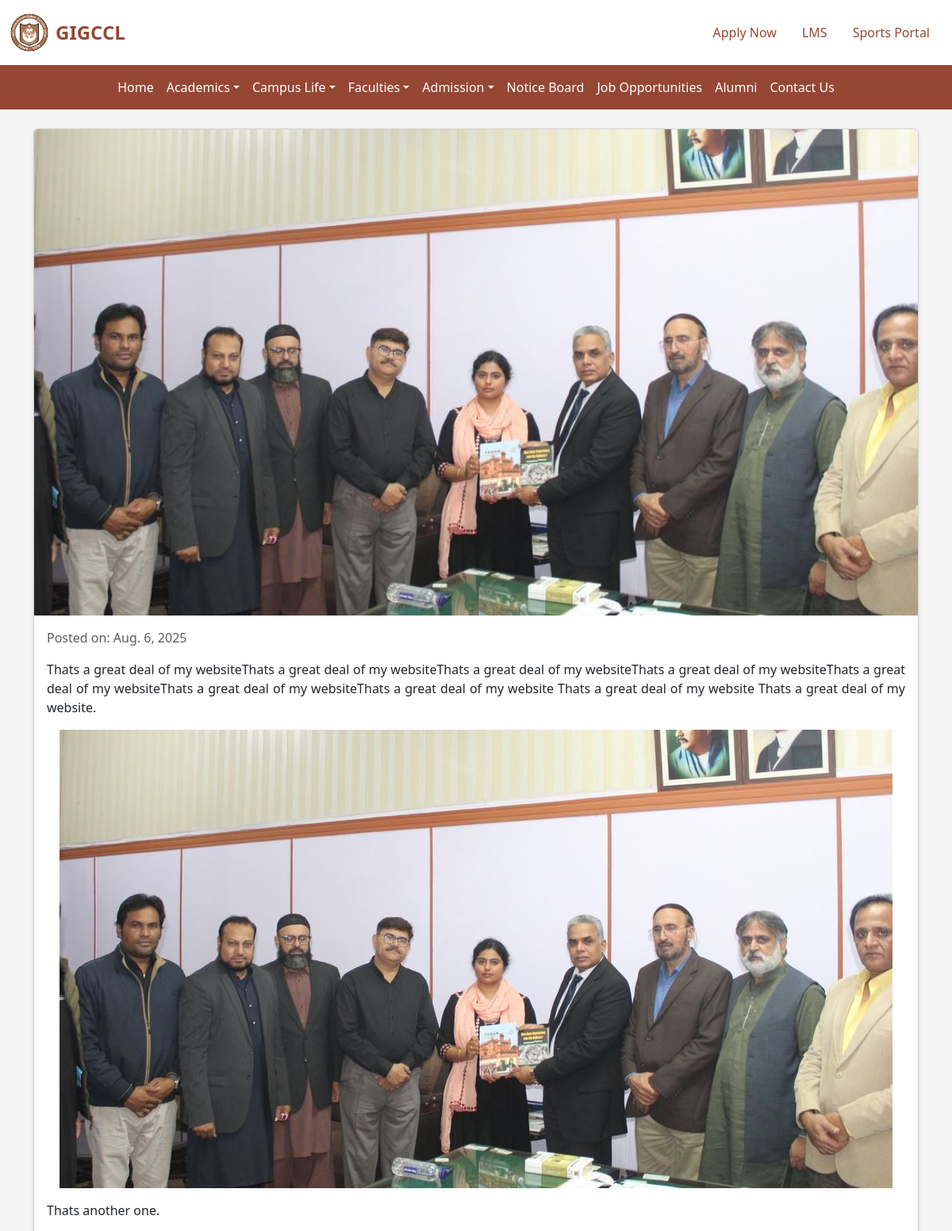
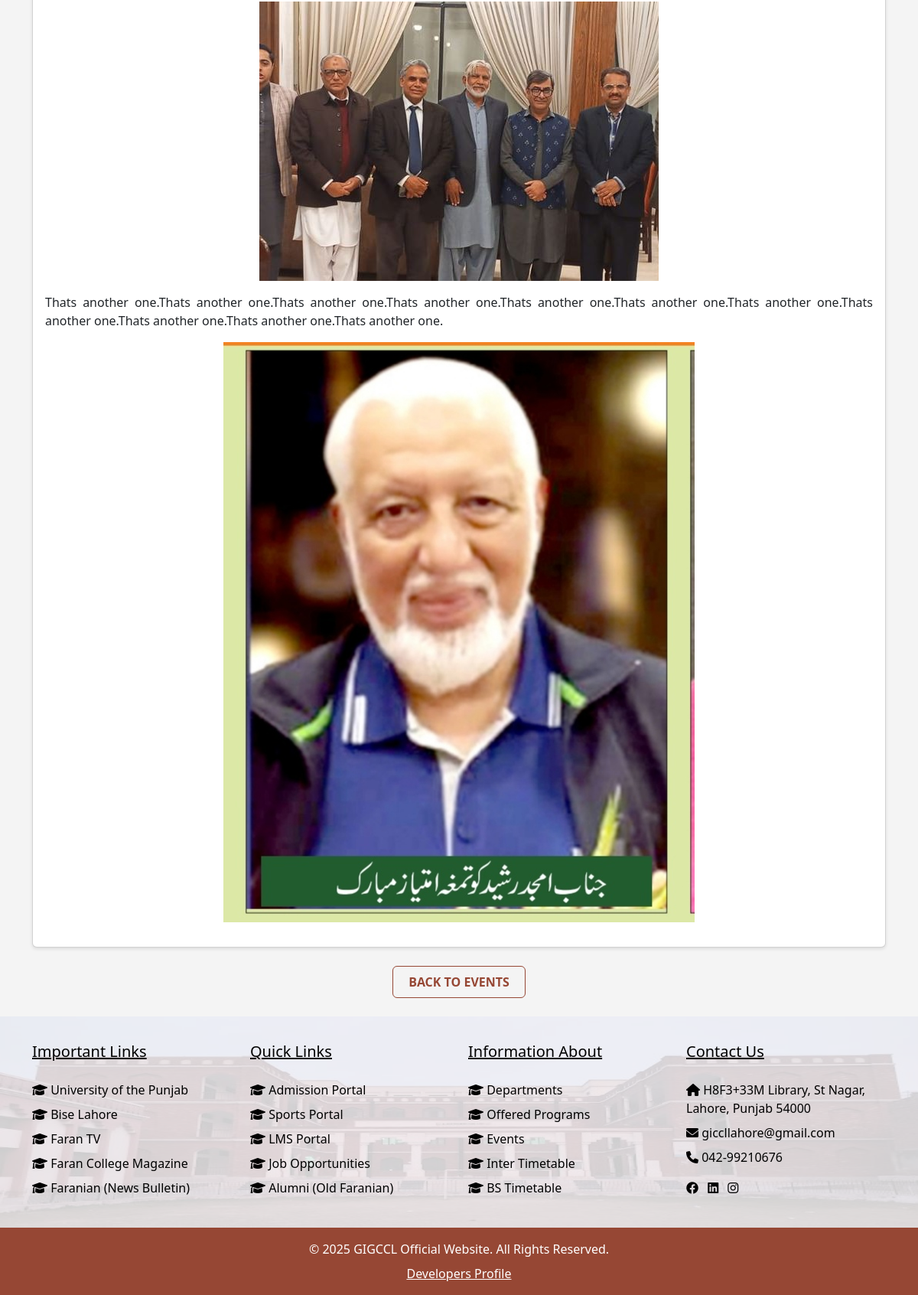
The page /events/event/13/ on the database its author committed (2 pictures, top to bottom).
### events/models.py (models this page shows, shortened)
class Event(models.Model):
    title = models.CharField(max_length=255)
    image = models.ImageField(upload_to='events/')
    description = CKEditor5Field(config_name='extends')  # Using CKEditor5Field
    posted_date = models.DateField(default=timezone.now)

### events/views.py (the view)
# urls.py: path('event/<int:event_id>/', event_detail, name='event_detail'),
def event_detail(request, event_id):
    event = get_object_or_404(Event, id=event_id)
    return render(request, 'events/event_detail.html', {'event': event})

### events/templates/events/event_detail.html (shortened to what this page needs)
{% extends 'base.html' %}
{% block content %}
<div class="container my-4">
    <div class="card event-detail-card">
        <img src="{{ event.image.url }}" class="card-img-top" alt="{{ event.title }}">
        <div class="card-body">
            <p class="text-muted">Posted on: {{ event.posted_date }}</p>
            <div class="event-description" data-aos="zoom-in" data-aos-duration="500">
                {{ event.description|safe }}
            </div>
        </div>
    </div>
    <div class="text-center mt-4">
        <a href="{% url 'event_list' %}" class="btn back-btn">Back to Events</a>
    </div>
</div>
{% endblock %}

### static/css/styles.css (style rules this page uses)
body { background-color: #f4f4f4; }

### events/templates/events/event_detail.html (style rules this page uses)
.event-detail-card { box-shadow: 0 2px 4px rgba(0, 0, 0, 0.1); }
.event-description { text-align: justify; }
.event-description img { max-width: 100%; height: auto; display: block; margin: auto; float: none !important; }
.back-btn { border: 1px solid #964734; color: #964734; padding: 8px 20px; font-weight: bold; text-transform: uppercase; }

### rows shown on the page
Event: image (picture), posted_date "Aug. 6, 2025", description "Thats a great deal of my websiteThats a great deal of my websiteThats a great deal of my websiteThats a great deal of my websiteThats a great deal of my websiteThats a great deal of my websiteThats a great deal of my website Thats a great deal of my website Thats a great deal of my website. Thats another one. Thats another one.Thats another one.Thats another one.Thats another one.Thats another one.Thats another one.Thats another one.Thats another one.Thats another one.Thats another one.Thats another one.", description (picture)
